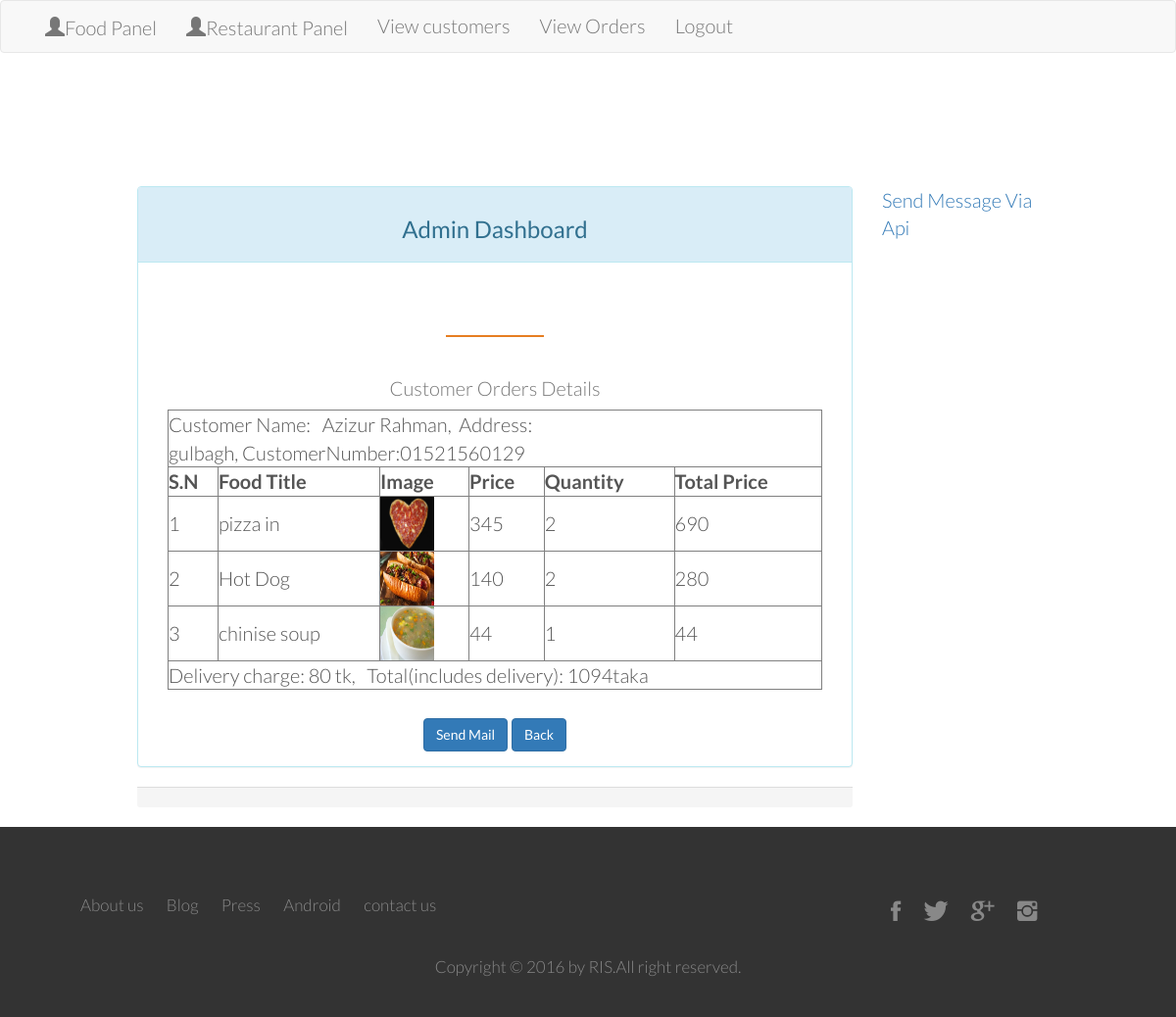
Page /admin_area/admin.php?order_details=1 (signed in) on the committed database.
### tables this page shows
CREATE TABLE `user_info` (
  `user_id` int(11) NOT NULL,
  `first_name` varchar(255) NOT NULL,
  `last_name` varchar(111) NOT NULL,
  `email` varchar(255) NOT NULL,
  `password` varchar(111) NOT NULL,
  `mobile` varchar(43) NOT NULL,
  `customer_image` text NOT NULL,
  `address1` varchar(255) NOT NULL,
  `address2` varchar(255) NOT NULL
);

CREATE TABLE `order_table` (
  `id` int(11) NOT NULL,
  `f_id` int(11) NOT NULL,
  `ip_add` varchar(255) NOT NULL,
  `user_id` int(11) NOT NULL,
  `user_email` varchar(111) NOT NULL,
  `food_title` varchar(300) NOT NULL,
  `food_image` text NOT NULL,
  `quantity` int(111) NOT NULL,
  `price` int(111) NOT NULL,
  `total_amount` int(111) NOT NULL
);

### admin_area/view_order.php (the view, shortened to what this page needs)
<?php
include("includes/db.php");
if(isset($_GET['order_details'])){
    $user_id=$_GET['order_details'];
    $get_order="SELECT * FROM user_info where user_id='$user_id'";
    $run_order=mysqli_query($con,$get_order);
	while($row=mysqli_fetch_array($run_order)){
		$fname=$row['first_name'];
		$lname=$row['last_name'];
		$address=$row['address1'];
		$mobile=$row['mobile'];
	}
}
?>
<form method="post" action="make_pdf.php">
<table width="100%" align="center" border="1">
	<caption style="display:table-caption;text-align:center;">Customer Orders Details</caption></center>
    <tr>
        <td colspan="6">Customer Name: &nbsp; <?php echo $fname." ".$lname;?>,&nbsp;&nbsp;Address:&nbsp; <?php echo $address;?>,&nbsp;<span>CustomerNumber:<?php echo $mobile;?></span></td>
    </tr>
    <tr align="center">
        <th>S.N</th>
        <th>Food Title</th>
        <th>Image</th>
        <th>Price</th>
		<th>Quantity</th>
        <th>Total Price</th>
    </tr>
    <?php
    include("includes/db.php");
	if(isset($_GET['order_details'])){
    $user_id=$_GET['order_details'];
    $get_order="SELECT * FROM order_table where user_id='$user_id'";
    $run_order=mysqli_query($con,$get_order);
    $total_amt=0;
    $delivery_charge=80;
    $i=0;
    while($row_order=mysqli_fetch_array($run_order)){
        $user_id=$row_order['user_id'];
        $food_title=$row_order['food_title'];
        $food_image=$row_order['food_image'];
        $quantity=$row_order['quantity'];
        $food_price=$row_order['price'];
        $food_tl_price=$row_order['total_amount'];
		$total_price=array($food_tl_price);
		$net_price=array_sum($total_price);
		$total_amt=$total_amt+$net_price;
		$total_amt_with_delivery=$delivery_charge+$total_amt;
		$i++;
    ?>
    <tr>
        <td><?php echo $i; ?></td>
		<td><?php echo $food_title; ?></td>
        <td><img src='food_images/<?php echo $food_image; ?>'" width="55" height="55"/></td>
        <td><?php echo $food_price; ?></td>
		<td><?php echo $quantity; ?></td>
        <td><?php echo $food_tl_price; ?></td>
    </tr>
    <?php } }?>
     <tr>
        <td colspan="6">Delivery charge: 80 tk, &nbsp;&nbsp;<span>Total(includes delivery):&nbsp;<?php echo $total_amt_with_delivery;?>taka</span></td>
    </tr>
</table>
<br>
</form>
<center><a href="admin.php?order_mail=<?php echo $user_id; ?>"><button class="btn btn-primary">Send Mail</button></a>
<a href="admin.php?view_orders"><button class="btn btn-primary">Back</button></a></center>

### resources/css/style.css (style rules this page uses)
* { margin: 0; padding: 0; box-sizing: border-box; }
html, body { background-color: #fff; color: #555; font-family: 'Lato','Arial',sans-serif; font-weight: 300; font-size: 20px; text-rendering: optimizeLegibility; overflow-x: hidden; }

### rows in the picture
user_info: first_name "Azizur", last_name "Rahman", address1 "gulbagh", mobile "01521560129"
order_table: food_title "pizza in", food_image (picture), price "345", quantity "2", total_amount "690"
order_table: food_title "Hot Dog", food_image (picture), price "140", quantity "2", total_amount "280"
order_table: food_title "chinise soup", food_image (picture), price "44", quantity "1", total_amount "44"

### other values in the picture
$total_amt_with_delivery "1094"
